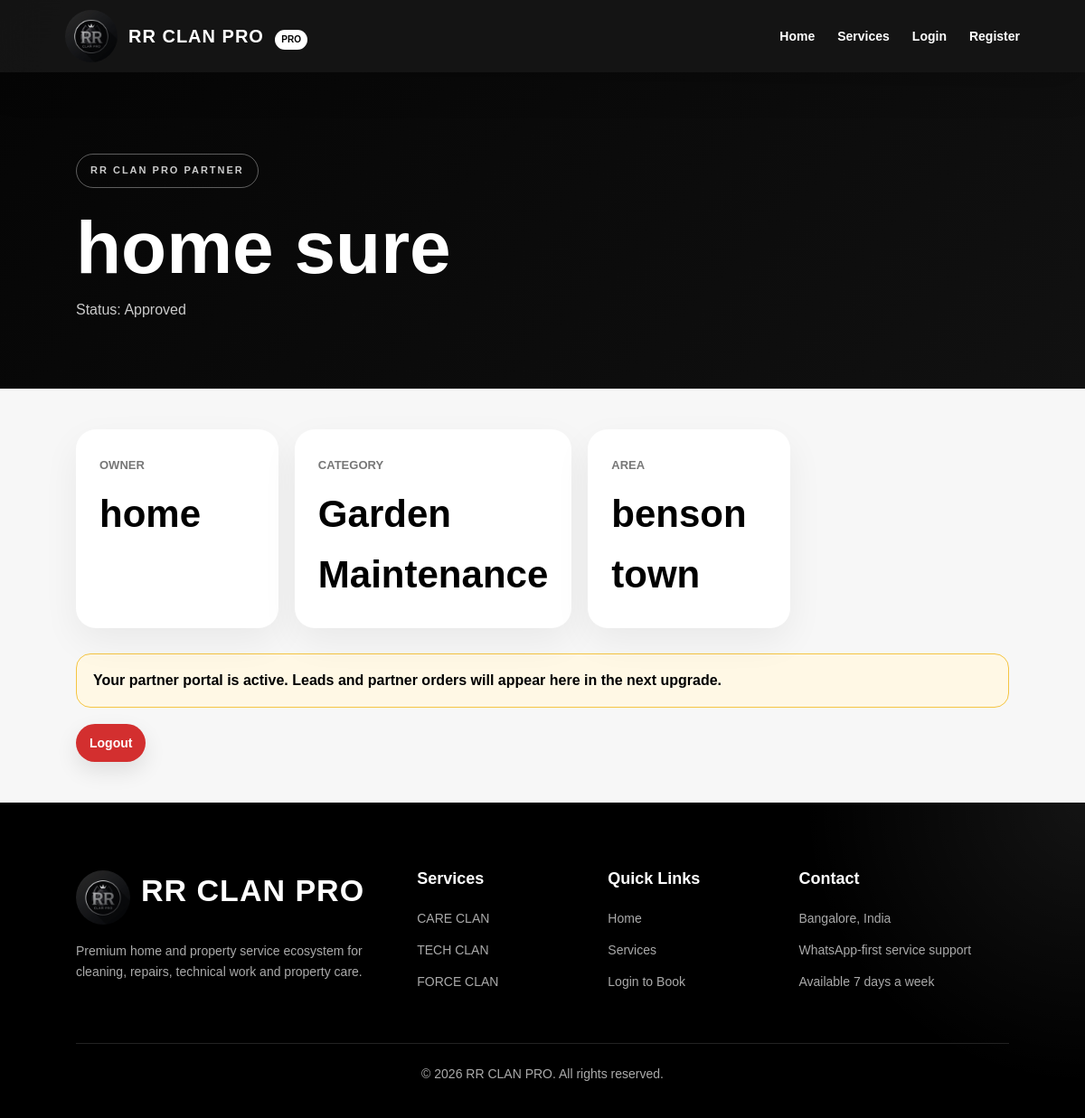
Screenshot of /partner/dashboard (signed in) with the database file from the repository.
### app/models.py (models this page shows)
class Partner(db.Model):
    id = db.Column(db.Integer, primary_key=True)
    business_name = db.Column(db.String(160), nullable=False)
    owner_name = db.Column(db.String(120), nullable=False)
    email = db.Column(db.String(160), unique=True, nullable=False)
    phone = db.Column(db.String(20), unique=True, nullable=False)
    category = db.Column(db.String(120), nullable=False)
    service_area = db.Column(db.String(160), nullable=True)
    address = db.Column(db.Text, nullable=True)
    password_hash = db.Column(db.String(255), nullable=False)
    status = db.Column(db.String(50), default="Pending")
    created_at = db.Column(db.DateTime, default=datetime.utcnow)

### app/routes.py (the view)
    @app.route("/partner/dashboard")
    def partner_dashboard():
        partner_id = session.get("partner_id")
        if not partner_id:
            flash("Please login as partner.", "error")
            return redirect(url_for("partner_login"))
        partner = Partner.query.get_or_404(partner_id)
        return render_template(
            "partner_dashboard.html",
            partner=partner
        )

### app/templates/partner_dashboard.html
{% extends "layout.html" %}
{% block content %}
<section class="data-hero">
    <p class="hero-tag">RR CLAN PRO PARTNER</p>
    <h1>{{ partner.business_name }}</h1>
    <p>Status: {{ partner.status }}</p>
</section>
<section class="data-center">
    <div class="data-stats">
        <div><span>Owner</span><h2>{{ partner.owner_name }}</h2></div>
        <div><span>Category</span><h2>{{ partner.category }}</h2></div>
        <div><span>Area</span><h2>{{ partner.service_area or "-" }}</h2></div>
    </div>
    <div class="admin-help-box">
        Your partner portal is active. Leads and partner orders will appear here in the next upgrade.
    </div>
    <a href="{{ url_for('partner_logout') }}" class="small-btn danger-btn">Logout</a>
</section>
{% endblock %}

### rows the page displays
Partner: business_name "home sure", status "Approved", owner_name "home", category "Garden Maintenance", service_area "benson town"
